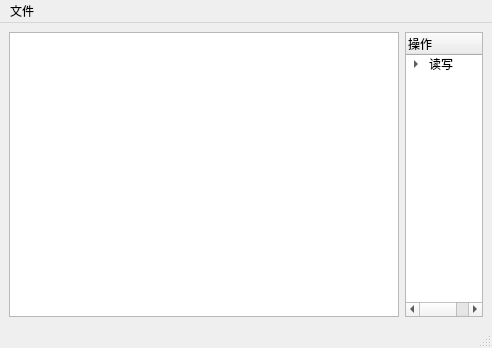
<?xml version="1.0" encoding="UTF-8"?>
<ui version="4.0">
 <class>MainWindow</class>
 <widget class="QMainWindow" name="MainWindow">
  <property name="geometry">
   <rect>
    <x>0</x>
    <y>0</y>
    <width>492</width>
    <height>348</height>
   </rect>
  </property>
  <property name="windowTitle">
   <string>MainWindow</string>
  </property>
  <widget class="QWidget" name="centralwidget">
   <layout class="QGridLayout" name="gridLayout">
    <item row="0" column="0">
     <layout class="QHBoxLayout" name="horizontalLayout" stretch="5,1">
      <item>
       <widget class="QTableWidget" name="tableWidget"/>
      </item>
      <item>
       <widget class="QTreeWidget" name="treeWidget">
        <property name="styleSheet">
         <string notr="true">font: 11pt &quot;宋体&quot;;</string>
        </property>
        <column>
         <property name="text">
          <string>操作</string>
         </property>
        </column>
        <item>
         <property name="text">
          <string>读写</string>
         </property>
         <item>
          <property name="text">
           <string>批量写入</string>
          </property>
         </item>
         <item>
          <property name="text">
           <string>批量删除</string>
          </property>
         </item>
         <item>
          <property name="text">
           <string>替换</string>
          </property>
         </item>
        </item>
       </widget>
      </item>
     </layout>
    </item>
   </layout>
  </widget>
  <widget class="QMenuBar" name="menubar">
   <property name="geometry">
    <rect>
     <x>0</x>
     <y>0</y>
     <width>492</width>
     <height>23</height>
    </rect>
   </property>
   <widget class="QMenu" name="menu">
    <property name="title">
     <string>文件</string>
    </property>
    <addaction name="open"/>
    <addaction name="NewFile"/>
    <addaction name="save"/>
    <addaction name="other_save"/>
    <addaction name="separator"/>
    <addaction name="closee"/>
    <addaction name="separator"/>
    <addaction name="exite"/>
   </widget>
   <addaction name="menu"/>
  </widget>
  <widget class="QStatusBar" name="statusbar"/>
  <action name="open">
   <property name="text">
    <string>打开</string>
   </property>
  </action>
  <action name="save">
   <property name="text">
    <string>保存</string>
   </property>
  </action>
  <action name="other_save">
   <property name="text">
    <string>另存为</string>
   </property>
  </action>
  <action name="closee">
   <property name="text">
    <string>关闭文件</string>
   </property>
  </action>
  <action name="exite">
   <property name="text">
    <string>退出
</string>
   </property>
  </action>
  <action name="NewFile">
   <property name="text">
    <string>新建</string>
   </property>
  </action>
 </widget>
 <resources/>
 <connections/>
</ui>
